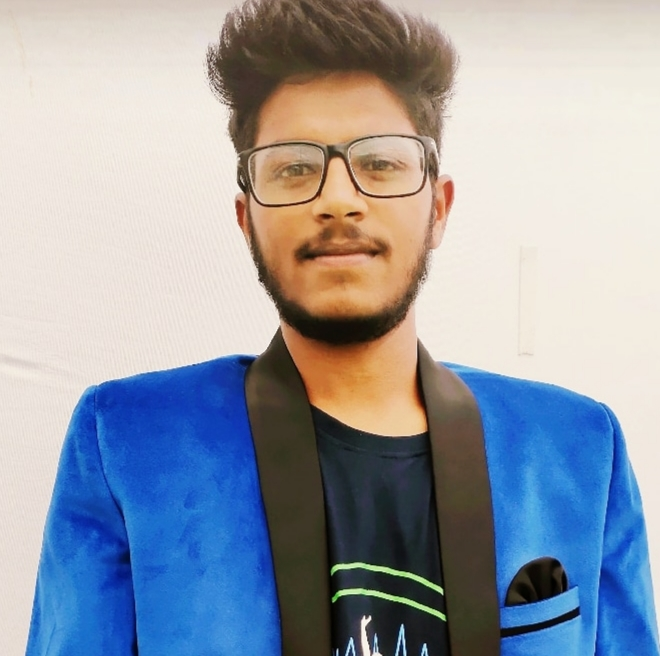
#> input picture Image.jpg, 660 x 656 px
$ jupyter execute BT19ECE060_DIP_A-7.ipynb
#> lines starting #> are read from the running program, lines starting #| are printed output that depends on the picture; long printed decimals are rounded
[cell 1]
import numpy as np
import cv2
import matplotlib.pyplot as plt

[cell 2]
Image = cv2.imread(r"Image.jpg", 0)
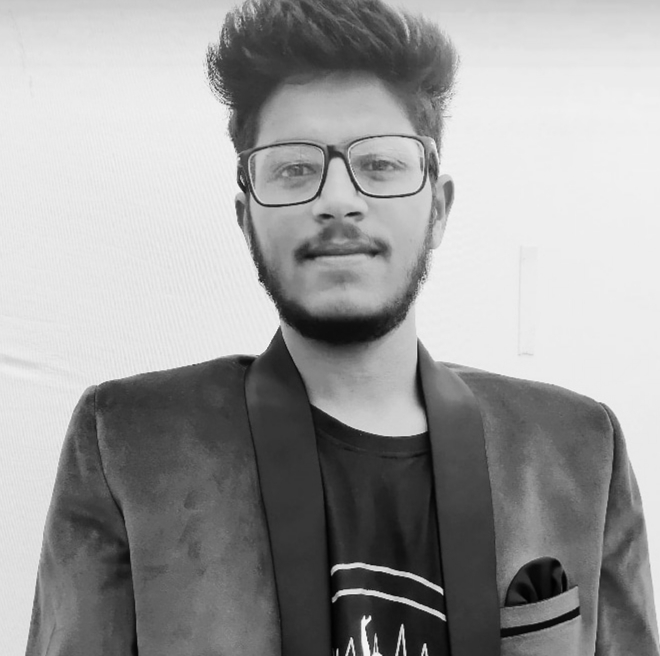
#> Image: shape (656, 660); min 0, max 249, mean 156.6

[cell 3]
plt.imshow(Image)

<matplotlib.image.AxesImage at 0x1d17c265cc0>

[cell 4]
Peak_SNR=10*np.log10((255*255)/(1/(225*225)*np.sum(Image)*np.sum(Image)))
#> Peak_SNR = -61.45
print('Peak_SNR is: ',Peak_SNR)
#| Peak_SNR is:  -61.452

Peak_SNR is:  -49.502918984277606

[cell 5]
def Convert_to_binary(num):
    binary_num = [int(i) for i in list('{0:0b}'.format(num))]
    for j in range(8 - len(binary_num)):
        binary_num.insert(0,0)
    return binary_num

[cell 6]
def Convert_to_decimal(listt):
    x = 0
    for i in range(8):
        x = x + int(listt[i])*(2**(7-i))
    return x

[cell 7]
def discriminate_bit(bit,Image):
    z = np.zeros([225,225])
    for i in range(225):
        for j in range(225):
            x = Convert_to_binary(Image[i][j])
            for k in range(8):
                if k == bit:
                    x[k] = x[k]
                else:
                    x[k] = 0
            x1 = Convert_to_decimal(x)
            z[i][j] = x1
    return z

[cell 8]
fig = plt.figure()
fig.set_figheight(15)
fig.set_figwidth(15)

<Figure size 1080x1080 with 0 Axes>

[cell 9]
for i in range(1,9):
    fig.add_subplot(4,2,i)
    plt.imshow(discriminate_bit(i-1,Image), cmap='gray')
#> this loop made 8 passes


plt.show(block=True)
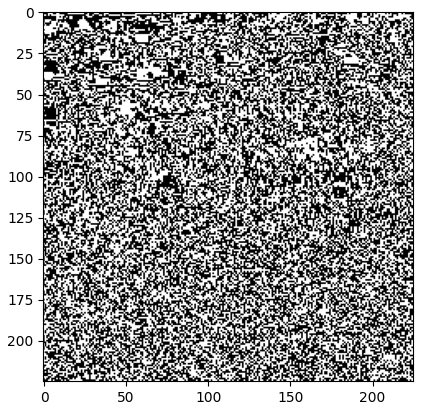
#> figure drawn by matplotlib, 1 panel
